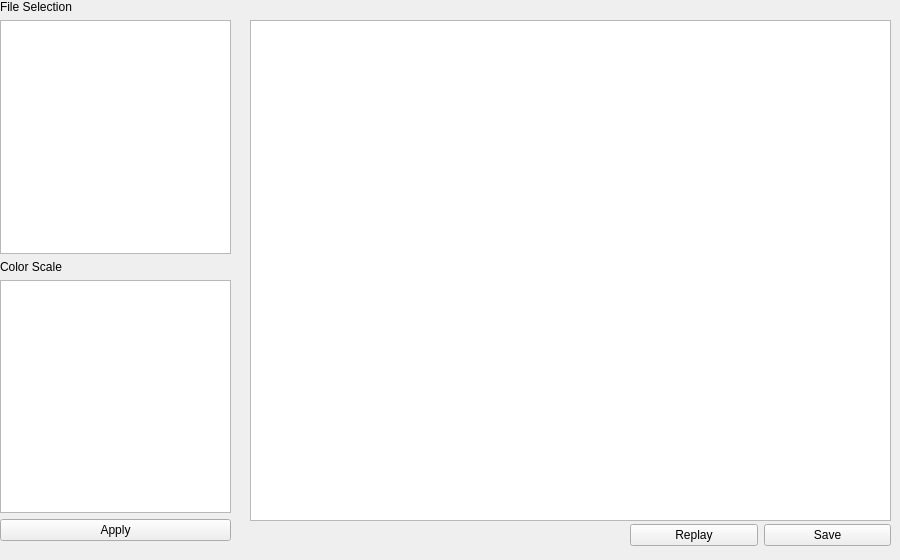
             <widget class="QWidget" name="page_45">
              <widget class="QGraphicsView" name="graphicsView_Vis_Wat_cSca_Disp">
               <property name="geometry">
                <rect>
                 <x>250</x>
                 <y>20</y>
                 <width>641</width>
                 <height>501</height>
                </rect>
               </property>
              </widget>
              <widget class="QWidget" name="verticalLayoutWidget_25">
               <property name="geometry">
                <rect>
                 <x>0</x>
                 <y>0</y>
                 <width>231</width>
                 <height>541</height>
                </rect>
               </property>
               <layout class="QVBoxLayout" name="verticalLayout_27">
                <item>
                 <widget class="QLabel" name="label_Vis_Wat_cSca_fSele">
                  <property name="text">
                   <string>File Selection</string>
                  </property>
                 </widget>
                </item>
                <item>
                 <widget class="QListWidget" name="listWidget_Vis_Wat_cSca_fSele">
                  <property name="selectionMode">
                   <enum>QAbstractItemView::MultiSelection</enum>
                  </property>
                 </widget>
                </item>
                <item>
                 <widget class="QLabel" name="label_Vis_Wat_cSca_cSca">
                  <property name="text">
                   <string>Color Scale</string>
                  </property>
                 </widget>
                </item>
                <item>
                 <widget class="QListWidget" name="listWidget_Vis_Wat_cSca_cSca"/>
                </item>
                <item>
                 <widget class="QPushButton" name="pushButton_Vis_Wat_cSca_Apply">
                  <property name="text">
                   <string>Apply</string>
                  </property>
                 </widget>
                </item>
               </layout>
              </widget>
              <widget class="QWidget" name="horizontalLayoutWidget_31">
               <property name="geometry">
                <rect>
                 <x>630</x>
                 <y>520</y>
                 <width>261</width>
                 <height>31</height>
                </rect>
               </property>
               <layout class="QHBoxLayout" name="horizontalLayout_36">
                <item>
                 <widget class="QPushButton" name="pushButton_Vis_Wat_cSca_Replay">
                  <property name="text">
                   <string>Replay</string>
                  </property>
                 </widget>
                </item>
                <item>
                 <widget class="QPushButton" name="pushButton_Vis_Wat_cSca_Save">
                  <property name="text">
                   <string>Save</string>
                  </property>
                 </widget>
                </item>
               </layout>
              </widget>
             </widget>
